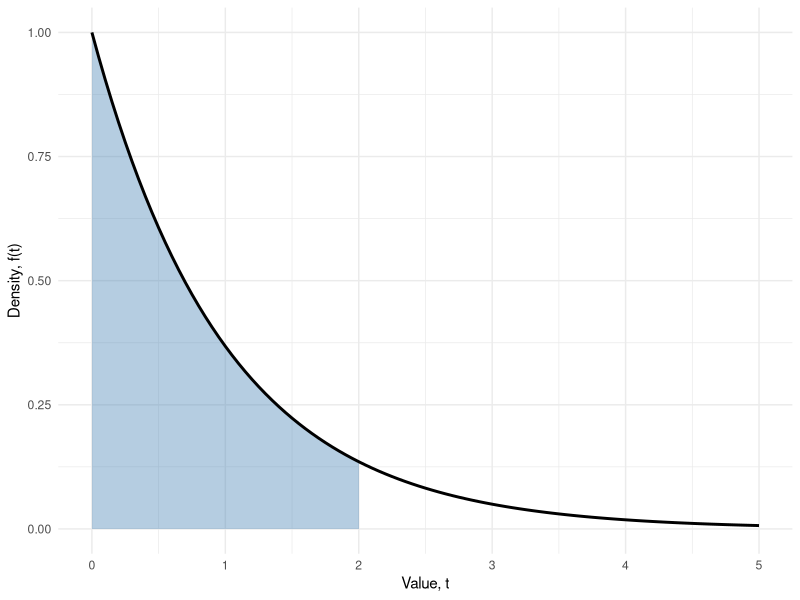
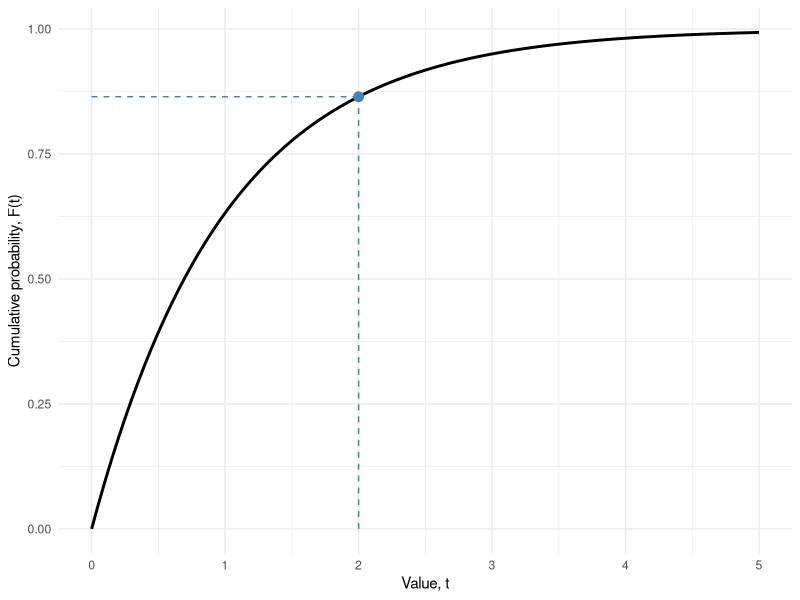

R code for these plots, in order:
## ---- chunk 1
#| label: exp-pdf-cdf-setup
#| include: false
lambda <- 1
t_focus <- 2
t_max <- 5
F_at_focus <- 1 - exp(-lambda * t_focus)
## ---- chunk 2
#| label: exp-pdf-cdf-pdf-code
#| code-fold: true
ggplot2::ggplot() +
  ggplot2::geom_area(
    data = tibble::tibble(t = seq(0, t_focus, length.out = 300)),
    ggplot2::aes(x = t, y = lambda * exp(-lambda * t)),
    fill = "steelblue", alpha = 0.4
  ) +
  ggplot2::geom_function(
    fun = \(t) lambda * exp(-lambda * t),
    xlim = c(0, t_max), linewidth = 1
  ) +
  ggplot2::labs(x = "Value, t", y = "Density, f(t)") +
  ggplot2::theme_minimal()
## ---- chunk 3
#| label: exp-pdf-cdf-cdf-code
#| code-fold: true
ggplot2::ggplot() +
  ggplot2::geom_function(
    fun = \(t) 1 - exp(-lambda * t),
    xlim = c(0, t_max), linewidth = 1
  ) +
  ggplot2::geom_point(
    ggplot2::aes(x = t_focus, y = F_at_focus),
    size = 3, color = "steelblue"
  ) +
  ggplot2::geom_segment(
    ggplot2::aes(x = t_focus, xend = t_focus, y = 0, yend = F_at_focus),
    linetype = "dashed", color = "steelblue"
  ) +
  ggplot2::geom_segment(
    ggplot2::aes(x = 0, xend = t_focus, y = F_at_focus, yend = F_at_focus),
    linetype = "dashed", color = "steelblue"
  ) +
  ggplot2::labs(x = "Value, t", y = "Cumulative probability, F(t)") +
  ggplot2::theme_minimal()
